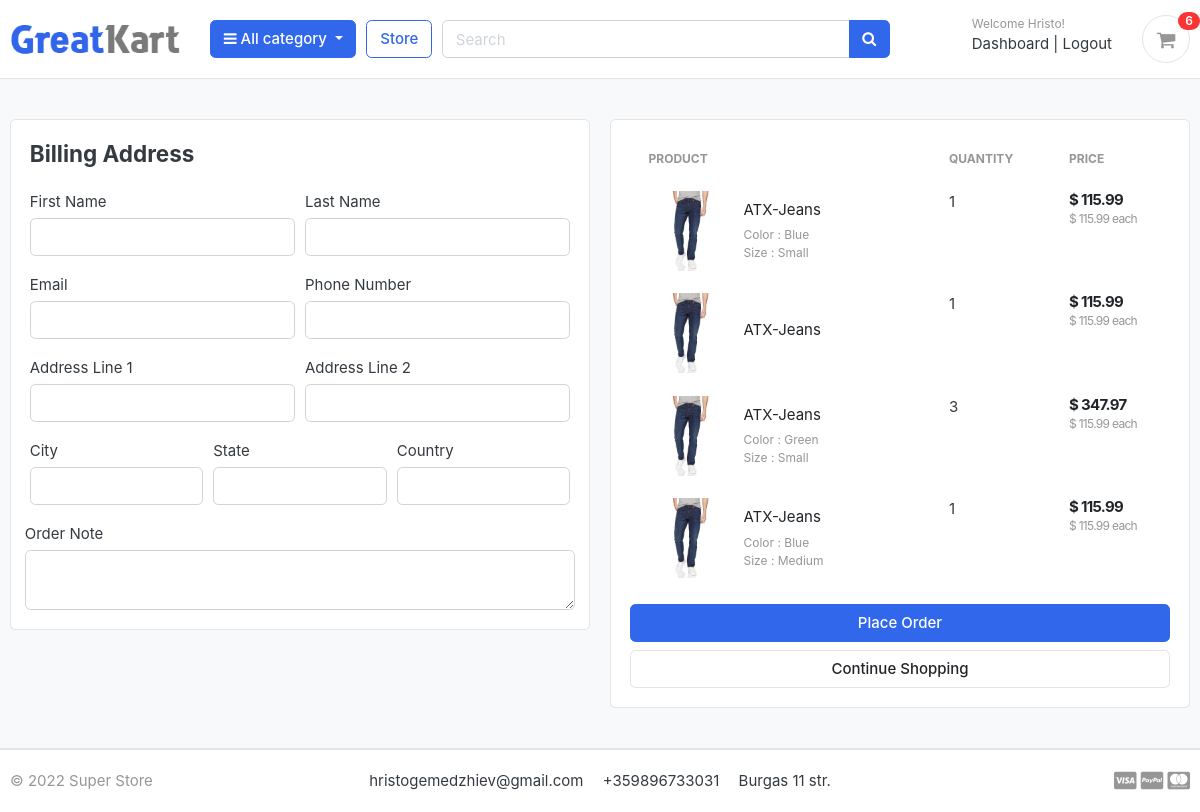
The app's page /cart/checkout/ (signed in) with its own data.
### accounts/models.py (models this page shows, shortened)
class Account(AbstractBaseUser):
    first_name      = models.CharField(max_length=50)
    last_name       = models.CharField(max_length=50)
    username        = models.CharField(max_length=50, unique=True)
    email           = models.EmailField(max_length=100, unique=True)
    phone_number    = models.CharField(max_length=50)
    date_joined     = models.DateTimeField(auto_now_add=True)
    last_login      = models.DateTimeField(auto_now_add=True)
    is_admin        = models.BooleanField(default=False)
    is_staff        = models.BooleanField(default=False)
    is_active       = models.BooleanField(default=False)
    is_superadmin   = models.BooleanField(default=False)
    USERNAME_FIELD = 'email'
    REQUIRED_FIELDS = ['username', 'first_name', 'last_name']
    objects = MyAccountManager()

### carts/models.py (models this page shows, shortened)
class Cart_item(models.Model):
    user = models.ForeignKey(Account, on_delete=models.CASCADE, null=True)
    product = models.ForeignKey(Product, on_delete=models.CASCADE)
    variations = models.ManyToManyField(Variations, blank=True)
    cart = models.ForeignKey(Cart, on_delete=models.CASCADE, null=True)
    quantity = models.IntegerField()
    is_active = models.BooleanField(default=True)
    def sub_total(self):
        return self.product.price * self.quantity

### store/models.py (models this page shows, shortened)
class Product(models.Model):
    product_name        = models.CharField(max_length=200, unique=True)
    slug                = models.SlugField(max_length=200, unique=True)
    category            = models.ForeignKey(Category, on_delete=models.CASCADE)
    description         = models.TextField(max_length=500, blank=True)
    price               = models.DecimalField(decimal_places=2, max_digits=10)
    images              = models.ImageField(upload_to='photos/products')
    stock               = models.IntegerField()
    is_available        = models.BooleanField(default=True)
    created             = models.DateTimeField(auto_now_add=True)
    modified            = models.DateTimeField(auto_now=True)

class Variations(models.Model):
    product             = models.ForeignKey(Product, on_delete=models.CASCADE)
    variation_category  = models.CharField(max_length=100, choices=variation_category_choice)
    variation_value     = models.CharField(max_length=100)
    is_active           = models.BooleanField(default=True)
    created             = models.DateTimeField(auto_now=True)
    objects             = VariationManager()
    class Meta:
        verbose_name_plural = 'Variations'

### carts/views.py (the view)
# urls.py: path('checkout/', views.checkout, name='checkout')
@login_required(login_url='accounts:login')
def checkout(request, total=0, quantity=0, cart_item=None):
    context = {}
    try:
        if request.user.is_authenticated:
            cart_items = Cart_item.objects.filter(user=request.user)
        else:
            cart = Cart.objects.get(cart_id=_cart_id(request))
            cart_items = Cart_item.objects.filter(cart=cart, is_active=True)
        for cart_item in cart_items:
            total += round((cart_item.product.price * cart_item.quantity), 2)
            quantity += cart_item.quantity
        tax = round(((2 * total) / 100), 2)
        grand_total = round(total + tax, 2)
        context = {
            'total': total,
            'quantity': quantity,
            'tax': tax,
            'cart_items': cart_items,
            'grand_total': grand_total,
        }
    except:
        context = {'cart_items': False}
    return render(request, 'store/checkout.html', context)

### carts/context_processors.py (called while the page is built)
def counter(request):
    cart_count = 0
    if 'admin' in request.path:
        return {}
    else:
        try:
            cart = Cart.objects.filter(cart_id=_cart_id(request))
            if request.user.is_authenticated:
                cart_items = Cart_item.objects.filter(user=request.user)
            else:
                cart_items = Cart_item.objects.filter(cart=cart[:1])
            for cart_item in cart_items:
                cart_count += cart_item.quantity
        except Cart.DoesNotExist:
            cart_count = 0
    return dict(cart_count=cart_count)

### carts/views.py (called while the page is built)
def _cart_id(request):
    cart_session = request.session.session_key
    if not cart_session:
        cart_session = request.session.create()
    return cart_session

### category/context_processors.py (called while the page is built)
def menu_links(request):
    links = Category.objects.all()
    return dict(links=links)

### templates/store/checkout.html (shortened to what this page needs)
{% extends 'base.html' %}
{% load static %}
{% block content %}
<section class="section-content padding-y bg">
<div class="container">
<div class="row">
	<aside class="col-lg-6">
<div class="card">
  <div class="card-body">
    <h4 class="card-title mb-4">Billing Address</h4>
    <form action="{% url 'orders:place_order' %}" method="POST">
      <div class="form-row">
        <div class="col form-group">
          <label for="">First Name</label>
          <input type="text" name="first_name" class="form-control" required>
        </div>
        <div class="col form-group">
          <label for="">Last Name</label>
          <input type="text" name="last_name" class="form-control" required>
        </div>
      </div>
      <div class="form-row">
        <div class="col form-group">
          <label for="">Email</label>
          <input type="email" name="email" class="form-control" required>
        </div>
        <div class="col form-group">
          <label for="">Phone Number</label>
          <input type="text" name="phone" class="form-control" required>
        </div>
      </div>
      <div class="form-row">
        <div class="col form-group">
          <label for="">Address Line 1</label>
          <input type="text" name="address_line_1" class="form-control" required>
        </div>
        <div class="col form-group">
          <label for="">Address Line 2</label>
          <input type="text" name="address_line_2" class="form-control">
        </div>
      </div>
      <div class="form-row">
        <div class="col form-group">
          <label for="">City</label>
          <input type="text" name="city" class="form-control" required>
        </div>
        <div class="col form-group">
          <label for="">State</label>
          <input type="text" name="state" class="form-control" required>
        </div>
        <div class="col form-group">
          <label for="">Country</label>
          <input type="text" name="country" class="form-control" required>
        </div>
        </div>
        <div class="form-row">
          <label for="">Order Note</label>
          <textarea name="order_note" rows="2" class="form-control"></textarea>
        </div>
  </div>
</div>
	</aside>
	<aside class="col-lg-6">
		<div class="card">
		<div class="card-body">
      <table class="table table-borderless table-shopping-cart">
      <thead class="text-muted">
      <tr class="small text-uppercase">
        <th scope="col">Product</th>
        <th scope="col" width="120">Quantity</th>
        <th scope="col" width="120">Price</th>
      </tr>
      </thead>
      <tbody>
      {% for cart_item in cart_items %}
      <tr>
      	<td>
      		<figure class="itemside align-items-center">
      			<div class="aside"><img src="{{ cart_item.product.images.url }}" class="img-sm"></div>
      			<figcaption class="info">
      				<a href="{{ cart_item.product.get_url }}" class="title text-dark">{{ cart_item.product.product_name }}</a>
      				<p class="text-muted small">
      					{% if cart_item.variations.all %}
      						{% for item in cart_item.variations.all %}
      							{{ item.variation_category | capfirst }} : {{ item.variation_value | capfirst }} <br>
      						{% endfor %}
      					{% endif %}
      				</p>
      			</figcaption>
      		</figure>
      	</td>
      	<td>
      				<label for="">{{cart_item.quantity}}</label>
      	</td>
      	<td>
      		<div class="price-wrap">
      			<var class="price">$ {{ cart_item.sub_total }}</var>
      			<small class="text-muted"> $ {{ cart_item.product.price }} each </small>
      		</div>
      	</td>
      </tr>
      {% endfor %}
      </tbody>
      </table>
      <button type="submit" name="submit" class="btn btn-primary btn-block">Place Order</button>
			<a href="{% url 'store:store' %}" class="btn btn-light btn-block">Continue Shopping</a>
		</div>
		</div>
</aside>
</div>
</div>
</section>
{% endblock %}

### templates/includes/navbar.html (shortened to what this page needs)
{% load static %}
<header class="section-header">
<section class="header-main border-bottom">
	<div class="container">
<div class="row align-items-center">
	<div class="col-lg-2 col-md-3 col-6">
		<a href="/" class="brand-wrap">
			<img class="logo" src="{% static '/images/logo.png' %}">
		</a>
	</div>
	<div class="col-lg col-sm col-md col-6 flex-grow-0">
		<div class="category-wrap dropdown d-inline-block float-right">
			<button type="button" class="btn btn-primary dropdown-toggle" data-toggle="dropdown">
				<i class="fa fa-bars"></i> All category
			</button>
		</div>
	</div>
	<a href="{% url 'store:store' %}" class="btn btn-outline-primary">Store</a>
	<div class="col-lg  col-md-6 col-sm-12 col">
		<form action="{% url 'store:search' %}" class="search" method="GET">
			<div class="input-group w-100">
			    <input name="keyword" type="text" class="form-control" style="width:60%;" placeholder="Search">
			    <div class="input-group-append">
			      <button class="btn btn-primary" type="submit">
			        <i class="fa fa-search"></i>
			      </button>
			    </div>
		    </div>
		</form>
	</div>
	<div class="col-lg-3 col-sm-6 col-8 order-2 order-lg-3">
				<div class="d-flex justify-content-end mb-3 mb-lg-0">
                    {% if user.id is None %}
                        <div class="widget-header">
                            <small class="title text-muted">Welcome guest!</small>
                            <div>
                                <a href="{% url 'accounts:login' %}">Sign in</a> <span class="dark-transp"> | </span>
                                <a href="{% url 'accounts:register' %}"> Register</a>
                            </div>
                        </div>
                    {% else %}
                        <div class="widget-header">
                            <small class="title text-muted">Welcome {{ user.first_name }}!</small>
                            <div>
                                <a href="{% url 'accounts:dashboard' %}">Dashboard</a> <span class="dark-transp"> | </span>
                                <a href="{% url 'accounts:logout' %}"> Logout</a>
                            </div>
                        </div>
                    {% endif %}
					<a href="{% url 'carts:cart' %}" class="widget-header pl-3 ml-3">
						<div class="icon icon-sm rounded-circle border"><i class="fa fa-shopping-cart"></i></div>
						<span class="badge badge-pill badge-danger notify">{{ cart_count }}</span>
					</a>
				</div>
			</div>
</div>
	</div>
</section>
</header>

### GreatKart/static/css/ui.css (style rules this page uses)
html { font-family: "Inter", sans-serif; font-size: 15px; }
.price-wrap { letter-spacing: -0.7px; }
.icon-xs, .icon-sm, .icon-md, .icon-lg { display: inline-block; text-align: center; flex-shrink: 0; flex-grow: 0; }
.icon-sm { width: 48px; height: 48px; line-height: 48px !important; font-size: 20px; }
.img-xs, .img-sm, .img-md, .img-lg { -o-object-fit: cover; object-fit: cover; flex-shrink: 0; flex-grow: 0; }
.img-sm { width: 80px; height: 80px; }
.padding-y { padding-top: 40px; padding-bottom: 40px; }
var { font-style: normal; }
figure { margin-bottom: 0; }
article:after, .form-group:after { display: block; clear: both; content: ""; }
.bg { background-color: #f8f9fa; }
p:last-child { margin-bottom: 0; }
.header-main { position: relative; padding-top: 1rem; padding-bottom: 1rem; }
.brand-wrap .logo, .navbar-brand .logo { margin-right: 7px; max-height: 42px; display: inline-block; }
.widget-header { display: inline-block; vertical-align: middle; position: relative; }
.widget-header a { color: #343a40; }
.widget-header i { color: #969696; }
.widget-header .title { display: block; }
.widget-header .notify { position: absolute; top: -3px; right: -10px; }
.btn-light { background-color: #fff; border-color: #e4e4e4; }
.itemside { position: relative; display: flex; width: 100%; }
.itemside .aside { position: relative; flex-shrink: 0; }
.itemside .info { padding-left: 15px; padding-right: 7px; }
.itemside p { margin-bottom: 0; }
.itemside .title { display: block; margin-bottom: 5px; color: #212529; }
.notify { position: absolute; top: -4px; right: -10px; display: inline-block; padding: 0.25em 0.6em; font-size: 12px; line-height: 1; text-align: center; border-radius: 3rem; color: #fff; background-color: #fa3434; }
.price { font-weight: 600; color: #212529; }
.table-shopping-cart.table td, .table-shopping-cart.table th { padding-left: 1.25rem; padding-right: 1.25rem; }
.table-shopping-cart .price-wrap { line-height: 1.2; }
.table-shopping-cart .price { font-weight: bold; margin-right: 5px; display: block; }

### records on screen
Account: first_name "Hristo"
Cart_item: product.images (picture), product.product_name "ATX-Jeans", quantity "1", sub_total "115.99", product.price "115.99"
Variations: variation_category "Color", variation_value "Blue"
Variations: variation_category "Size", variation_value "Small"
Cart_item: product.images (picture), product.product_name "ATX-Jeans", quantity "1", sub_total "115.99", product.price "115.99"
Cart_item: product.images (picture), product.product_name "ATX-Jeans", quantity "3", sub_total "347.97", product.price "115.99"
Variations: variation_category "Color", variation_value "Green"
Cart_item: product.images (picture), product.product_name "ATX-Jeans", quantity "1", sub_total "115.99", product.price "115.99"
Variations: variation_category "Size", variation_value "Medium"

### other values on screen
{{ cart_count }} "6"
